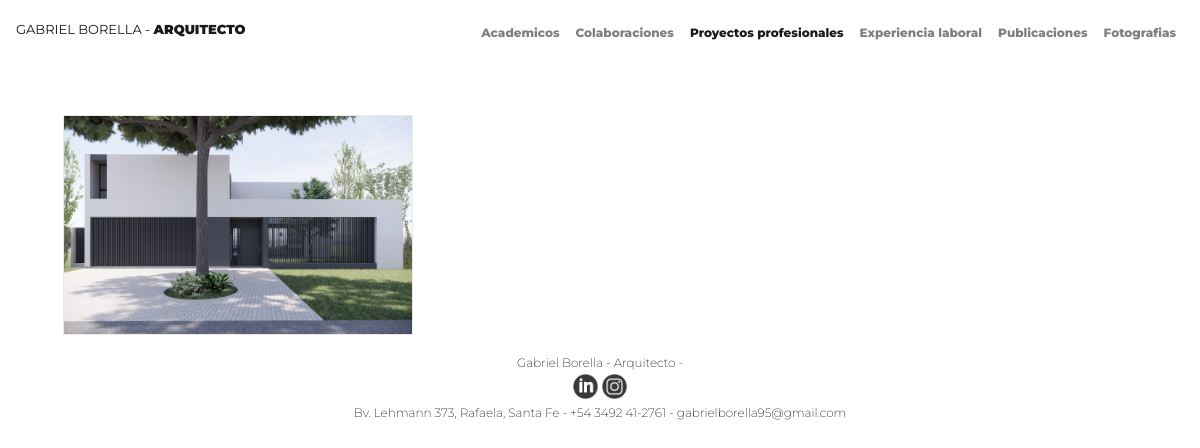
Page /profesionales/3/ on the earlier database version.
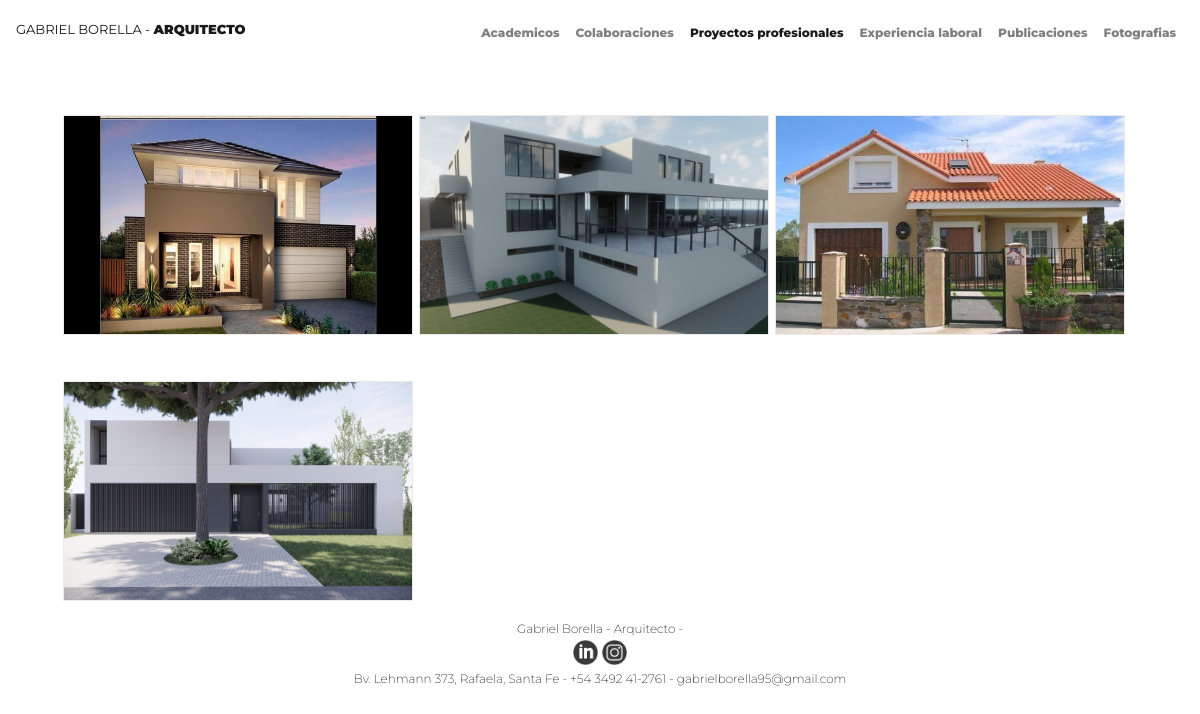
Same page on the later database version.
### inicio/models.py (models this page shows, shortened)
class Proyecto(models.Model):
    nombre = models.CharField('Nombre del proyecto', max_length=100, blank=True, null=True)
    img_principal = models.ImageField(upload_to='principales/%Y/%m/%d', null=True, blank=True)
    ubicacion = models.CharField('Ubicacion', max_length=100, blank=True, null=True)
    anio = models.IntegerField('A#o', blank=True, null=True)
    categoria = models.ForeignKey(Categoria, on_delete=models.CASCADE)
    equipo = models.CharField('Equipo de proyecto',max_length=300, blank=True, null=True)
    descripcion = models.TextField('Memoria',blank=True, null=True)
    estado = models.BooleanField(default=True)
    orden = models.IntegerField(blank=True, null=True)
    class Meta:
        verbose_name='Proyecto'
        verbose_name_plural='Proyectos'
        ordering = ['orden']

### inicio/views.py (the view)
# urls.py: path('profesionales/<int:categoria_id>/', views.profesionales, name='profesionales'),
def profesionales(request, categoria_id):
    profesionales = Proyecto.objects.filter(categoria_id=3)
    return render(request, 'inicio/profesionales.html', {'profesionales':profesionales})

### inicio/templates/inicio/profesionales.html (shortened to what this page needs)
{% extends "inicio/index.html" %}
{% block nav %}
<nav class="navbar navbar-expand-md fixed-top mb-auto  navbar-light navbar-toggleable-md menu-fixed">
 <label><a class="navbar-brand nombre" href="{% url 'inicio:proyectos_list' %}">GABRIEL BORELLA - <span class="arq">ARQUITECTO</span></a></label>
  <div class="collapse navbar-collapse" id="contenido-nav">
    <div class="navbar-nav text-center ml-auto desplegable">
          <a class="nav-item nav-link menu" aria-current="page" href="{% url 'inicio:academico' categoria_id=2 %}">Academicos</a>
          <a class="nav-item nav-link menu" href="{% url 'inicio:colaboraciones' categoria_id=1 %}">Colaboraciones</a>
          <a class="nav-item nav-link menu active" href="{% url 'inicio:profesionales' categoria_id=3 %}">Proyectos profesionales</a>
          <a class="nav-item nav-link menu" href="{% url 'inicio:exp_laboral' categoria_id=4 %}">Experiencia laboral </a>
          <a class="nav-item nav-link menu" href="{% url 'inicio:publicaciones' categoria_id=5 %}">Publicaciones</a>
          <a class="nav-item nav-link menu" href="{% url 'inicio:fotos' %}">Fotografias</a>
      </div>
  </div>
</nav>
  {% endblock nav %}
{% block content %}
<div class="container-fluid">
  {% for profesional in profesionales %}
  <section class="personas">
    <div class="contenedor">
      <article class="persona__columna">
        <a href="{% url 'inicio:ver_detalles' profesional.id %}"><img src="{{profesional.img_principal.url}}"></a>
      </article>
    </div>
  </section>
  {% endfor %}
</div>
{% endblock content %}

Differences in the rows shown:
now on this page (row edited): Proyecto: img_principal (placeholder picture)
now on this page (row edited): Proyecto: img_principal (picture)
now on this page (row edited): Proyecto: img_principal (picture)
